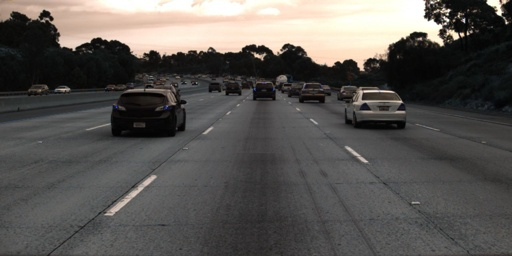
#> input picture Day1/Deep-Learning/LaneNet/data/source_image/input.jpg, 512 x 256 px, given in place of the camera
$ jupyter execute Day1_line_detection_DSP.ipynb   (text cells are left out)
#> lines starting #> are read from the running program, lines starting #| are printed output that depends on the picture; after the words box and inside, x2 and y2 are one past the last pixel; in counts of white or black regions, pixels touching at a corner belong together
[cell 1]
# -*- coding: utf-8 -*-
import cv2
import math
import numpy as np

[cell 2]
# HSV 조절 시, 사용할 빈 Callback 함수 -> 값의 변화를 반영시킬 때 사용함
def nothing(x):
    pass

# 입력 이미지에서 관심 영역(ROI, Region of Interest)을 설정하는 함수
# 다각형 형태의 관심 영역을 마스킹하여 다른 부분을 가림
def region_of_interest(img, roi):
    vertices = np.array([roi], np.int32)
    mask = np.zeros_like(img)
    match_mask_color = 255
    cv2.fillPoly(mask, vertices, match_mask_color)
    masked_image = cv2.bitwise_and(img, mask)
    return masked_image

[cell 3]
# Using Canny to find edges
def find_edges(img, h_min=0, h_max=0, s_min=0, s_max=0, v_min=0, v_max=0):
    height = img.shape[0]
    width = img.shape[1]

    roi = [
        (0, height),
        (0, height / 2),
        (width, height / 2),
        (width, height)
    ]

    # Blur
    img = cv2.GaussianBlur(img, (5, 5), 0)

    # Change image channel to HSV
    hsv = cv2.cvtColor(img, cv2.COLOR_BGR2HSV)
    low_val = (h_min, s_min, v_min)
    high_val = (h_max, s_max, v_max)

    # Threshold
    mask = cv2.inRange(hsv, low_val, high_val)

    # Crop the image
    mask = region_of_interest(mask, roi)

    # find edges
    edges = cv2.Canny(mask, 75, 150)
    return edges

[cell 4]
# After Canny & Hough Transform, find a line
def find_lines(image, lines):
    width = image.shape[1]

    # init list
    lane_lines = []
    left_fit = []
    right_fit = []

    boundary = 1 / float(3)
    left_region_boundary = width * (1 - float(boundary))
    right_region_boundary = width * float(boundary)

    for line in lines:
        for x1, y1, x2, y2 in line:
            if x1 == x2:
                continue
            fit = np.polyfit((x1, x2), (y1, y2), 1)
            slope = fit[0]
            intercept = fit[1]

            if slope < 0:
                if x1 < left_region_boundary and x2 < left_region_boundary:
                    left_fit.append((slope, intercept))
            else:
                if x1 > right_region_boundary and x2 > right_region_boundary:
                    right_fit.append((slope, intercept))

    if len(left_fit) > 0:
        left_fir_average = np.average(left_fit, axis=0)
        lane_lines.append(make_points(image, left_fir_average))
    if len(right_fit) > 0:
        right_fit_average = np.average(right_fit, axis=0)
        lane_lines.append(make_points(image, right_fit_average))

    return lane_lines

# Draw detected lanes
def draw_line(image, lane_lines, current_theta):
    height = image.shape[0]
    width = image.shape[1]

    if len(lane_lines) == 2:
        _, _, left_x2, _ = lane_lines[0][0]
        _, _, right_x2, _ = lane_lines[1][0]
        mid = int(width / float(2))

        base_x = int(left_x2 + right_x2) / 2 - float(mid)
        base_y = int(height / float(2))
        image, current_theta = display_base_line(image, current_theta, 2, base_x, base_y)
    elif len(lane_lines) == 1:
        x1, _, x2, _ = lane_lines[0][0]
        base_x = x2 - x1
        base_y = int(height / float(2))
        image, current_theta = display_base_line(image, current_theta, 1, base_x, base_y)
    else:
        base_x = width / float(2)
        base_y = int(height / float(2))
        image, current_theta = display_base_line(image, 0, 0, base_x, base_y)

    for line in lane_lines:
        for x1, y1, x2, y2 in line:
            cv2.line(image, (x1, y1), (x2, y2), (0, 255, 0), 7)

    return image, current_theta

# Create points for lane lines
def make_points(frame, line):
    height, width, _ = frame.shape
    slope, intercept = line
    y1 = height  # bottom of the frame
    y2 = int(y1 / float(2))  # middle of the frame

    if slope == 0:
        slope = 1
    x1 = max(-width, min(2 * width, int((y1 - intercept) / float(slope))))
    x2 = max(-width, min(2 * width, int((y2 - intercept) / float(slope))))

    return [[x1, y1, x2, y2]]

[cell 5]
# Display base line to determine lane curvature
def display_base_line(image, current_theta, line_num, base_x, base_y):
    height = image.shape[0]
    width = image.shape[1]

    angle_to_mid_radian = math.atan(base_x / float(base_y))
    angle_to_mid_deg = int(angle_to_mid_radian * 180 / float(3.14))
    angle_to_mid_deg = stabilize_angle(current_theta, angle_to_mid_deg, number_of_line=line_num)

    theta = angle_to_mid_deg + 90
    steering_angle_radian = theta / float(180) * float(3.14)

    x1 = int(width / float(2))
    y1 = height
    if steering_angle_radian == 0:
        x2 = int(width / float(2))
    else:
        x2 = int(x1 - height * 2 / 3 / float(math.tan(steering_angle_radian)))

    y2 = int(height / float(2))

    result = np.zeros_like(image)
    cv2.line(result, (x1, y1), (x2, y2), (0, 255, 255), 4)
    result = cv2.addWeighted(image, 0.8, result, 1, 1)

    return result, angle_to_mid_deg

# Stabilize the detected lane angle
def stabilize_angle(curr_theta, new_theta, number_of_line, max_twoLine_angle_offset=1, max_signleLine_angle_offset=1):
    if number_of_line == 2:
        max_angle_offset = max_twoLine_angle_offset
    elif number_of_line == 1:
        max_angle_offset = max_signleLine_angle_offset
    else:
        return 0

    angle_offset = new_theta - curr_theta
    if abs(angle_offset) > max_angle_offset:
        fixed_angle = curr_theta + max_angle_offset * (angle_offset / abs(angle_offset))
    else:
        fixed_angle = new_theta

    if fixed_angle > 20:
        fixed_angle = 20
    elif fixed_angle < -20:
        fixed_angle = -20

    return fixed_angle

[cell 6]
# Main lane detection function
def line_detect(image, current_theta=0, h_min=0, h_max=179, s_min=0, s_max=255, v_min=190, v_max=255):
    height = image.shape[0]
    width = image.shape[1]

    edges = find_edges(image, h_min, h_max, s_min, s_max, v_min, v_max)
    cv2.imshow('Canny', edges)

    lines = cv2.HoughLinesP(edges, 1, float(3.14) / float(180), 50, maxLineGap=100)

    if lines is not None:
        lane_lines = find_lines(image, lines=lines)
        if lane_lines is not None:
            image, current_theta = draw_line(image, lane_lines=lane_lines, current_theta=current_theta)

    if current_theta > 0:
        direction = 'Right'
    elif current_theta < 0:
        direction = 'Left'
    else:
        direction = 'Straight'

    image = cv2.putText(image, direction + ' ' + str(current_theta),
                        (int(height - 200), int(width / float(2))),
                        cv2.FONT_HERSHEY_PLAIN,
                        3, (255, 255, 0))

    return image, current_theta, direction

[cell 7]
# HSV 슬라이더를 통해 값을 조절할 수 있는 기능 추가
def process_video_with_hsv_control():
    cap = cv2.VideoCapture(0)  # 웹캠 사용
    if not cap.isOpened():
        print("웹캠을 열 수 없습니다. 웹캠이 제대로 연결되어 있는지 확인해주세요.")
        return

    current_theta = 0

    # HSV 컨트롤 창 생성
    cv2.namedWindow('Control')
    cv2.createTrackbar('h_min', 'Control', 0, 179, nothing)
    cv2.createTrackbar('h_max', 'Control', 0, 179, nothing)
    cv2.createTrackbar('s_min', 'Control', 0, 255, nothing)
    cv2.createTrackbar('s_max', 'Control', 0, 255, nothing)
    cv2.createTrackbar('v_min', 'Control', 0, 255, nothing)
    cv2.createTrackbar('v_max', 'Control', 0, 255, nothing)

    # 초기 HSV 슬라이더 값 설정
    cv2.setTrackbarPos('h_min', 'Control', 0)
    cv2.setTrackbarPos('h_max', 'Control', 179)
    cv2.setTrackbarPos('s_min', 'Control', 0)
    cv2.setTrackbarPos('s_max', 'Control', 255)
    cv2.setTrackbarPos('v_min', 'Control', 190)
    cv2.setTrackbarPos('v_max', 'Control', 255)

    while cap.isOpened():
        ret, frame = cap.read()
#> frame is the input picture: shape (256, 512, 3); mean B, G, R 84, 87.2, 90.1
        if ret:
            frame = cv2.resize(frame, dsize=(640, 480))
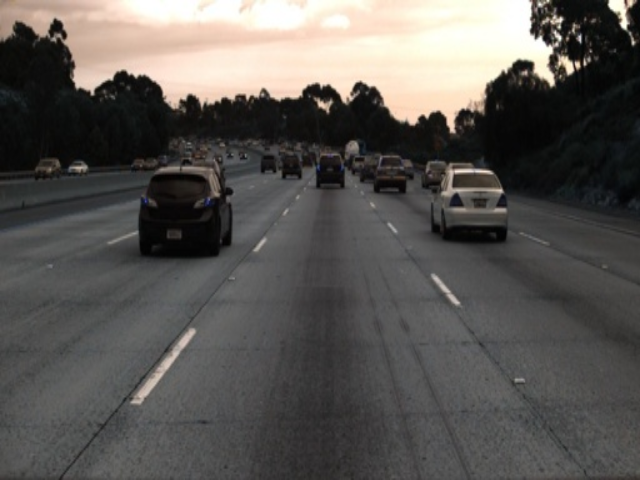
#> frame: shape (480, 640, 3); mean B, G, R 83.9, 87.1, 90

            # HSV 슬라이더 값 읽기
            h_min = cv2.getTrackbarPos('h_min', 'Control')
            h_max = cv2.getTrackbarPos('h_max', 'Control')
            s_min = cv2.getTrackbarPos('s_min', 'Control')
            s_max = cv2.getTrackbarPos('s_max', 'Control')
            v_min = cv2.getTrackbarPos('v_min', 'Control')
            v_max = cv2.getTrackbarPos('v_max', 'Control')

            # 실시간 차선 검출 수행
            img, current_theta, direction = line_detect(frame, current_theta, h_min, h_max, s_min, s_max, v_min, v_max)
#> in find_edges, `hsv = cv2.cvtColor(img, cv2.COLOR_BGR2HSV)`: hsv: shape (480, 640, 3); mean H, S, V 51, 19.4, 90.8
#> in find_edges, `mask = cv2.inRange(hsv, low_val, high_val)`:
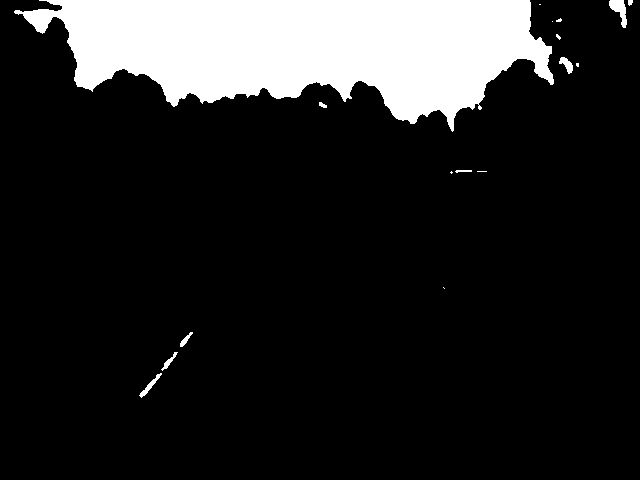
#> mask: shape (480, 640); 14.7% white; 17 white regions (8 under 20 px), largest, box (x1, y1, x2, y2) and area: (14, 0, 554, 132) 44247, (609, 0, 627, 28) 256, (139, 373, 162, 398) 127
#> in region_of_interest, `cv2.fillPoly(mask, vertices, match_mask_color)`:
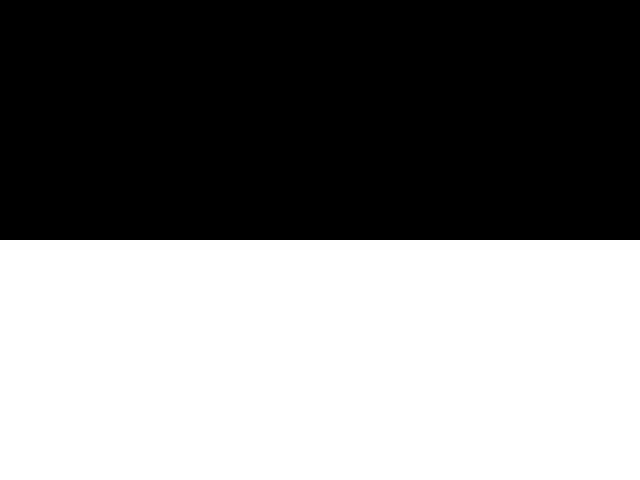
#> mask: shape (480, 640); 50% white; 1 white region, box (x1, y1, x2, y2) and area: (0, 240, 640, 480) 153600
#> in region_of_interest, `masked_image = cv2.bitwise_and(img, mask)`:
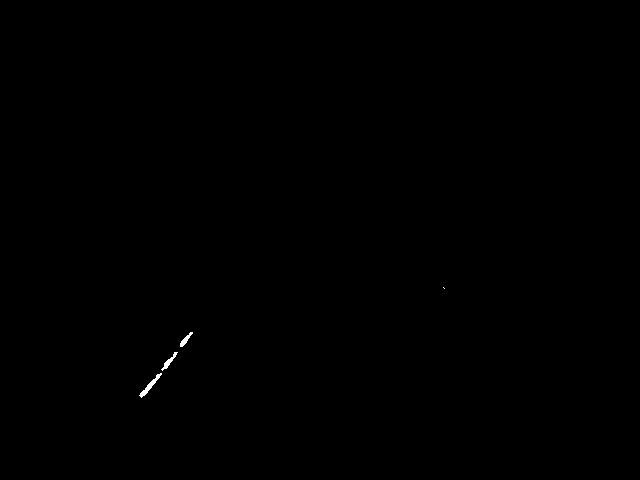
#> masked_image: shape (480, 640); 0.09% white; 4 white regions (1 under 20 px), largest, box (x1, y1, x2, y2) and area: (139, 373, 162, 398) 127, (161, 352, 178, 371) 83, (180, 332, 193, 347) 69
#> in find_edges, `edges = cv2.Canny(mask, 75, 150)`: edges: shape (480, 640); 0.06% white in thin lines or dots, all inside (x1, y1, x2, y2) = (139, 286, 444, 398)
#> in line_detect, `lines = cv2.HoughLinesP(edges, 1, float(3.14) / float(180), 50, maxLin..`: lines = [[144, 395, 192, 334]]
#> the loop in find_lines, `for line in lines:` made 1 pass
#> after the loop in find_lines, `for line in lines:`: left_fit = [(-1.27, 578)]; right_fit = []
#> in find_lines, `left_fir_average = np.average(left_fit, axis=0)`: left_fir_average = [-1.27, 578]
#> in make_points, `slope, intercept = line`: slope = -1.27; intercept = 578
#> in make_points, `x1 = max(-width, min(2 * width, int((y1 - intercept) / float(slope))))`: x1 = 77
#> in make_points, `x2 = max(-width, min(2 * width, int((y2 - intercept) / float(slope))))`: x2 = 265
#> in line_detect, `lane_lines = find_lines(image, lines=lines)`: lane_lines = [[[77, 480, 265, 240]]]
#> in draw_line, `x1, _, x2, _ = lane_lines[0][0]`: x1 = 77; x2 = 265
#> in draw_line, `base_x = x2 - x1`: base_x = 188
#> in display_base_line, `angle_to_mid_radian = math.atan(base_x / float(base_y))`: angle_to_mid_radian = 0.664
#> in display_base_line, `angle_to_mid_deg = int(angle_to_mid_radian * 180 / float(3.14))`: angle_to_mid_deg = 38
#> in stabilize_angle, `fixed_angle = curr_theta + max_angle_offset * (angle_offset / abs(angl..`: fixed_angle = 1
#> in display_base_line, `theta = angle_to_mid_deg + 90`: theta = 91
#> in display_base_line, `steering_angle_radian = theta / float(180) * float(3.14)`: steering_angle_radian = 1.59
#> in display_base_line, `x2 = int(x1 - height * 2 / 3 / float(math.tan(steering_angle_radian)))`: x2 = 325
#> in display_base_line, `result = cv2.addWeighted(image, 0.8, result, 1, 1)`:
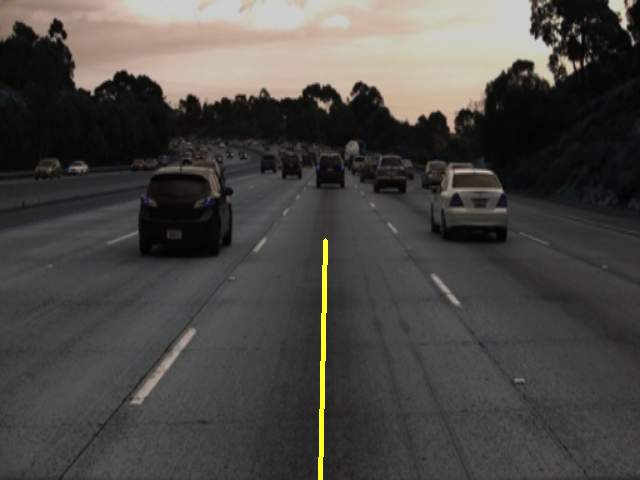
#> result: shape (480, 640, 3); mean B, G, R 68.1, 71.5, 73.8
#> in draw_line, `image, current_theta = display_base_line(image, current_theta, 1, base..`: current_theta = 1
#> the loop in draw_line, `for line in lane_lines:` made 1 pass
#> after the loop in draw_line, `for line in lane_lines:`:
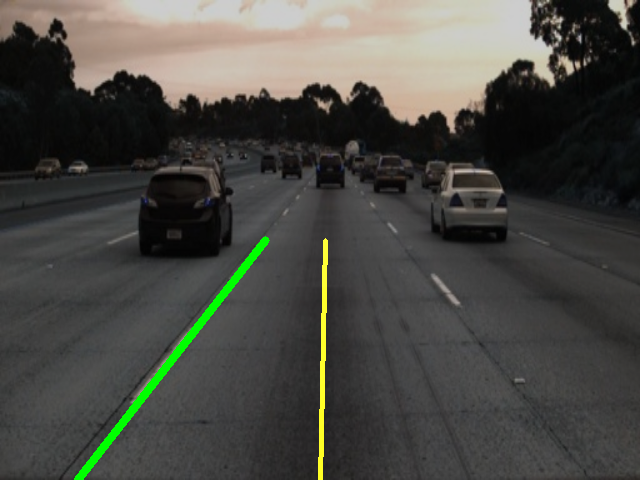
#> image: shape (480, 640, 3); 0.82% of pixels changed, all inside (x1, y1, x2, y2) = (74, 236, 270, 480)
#> in line_detect, `image = cv2.putText(image, direction + ' ' + str(current_theta), (int(..`:
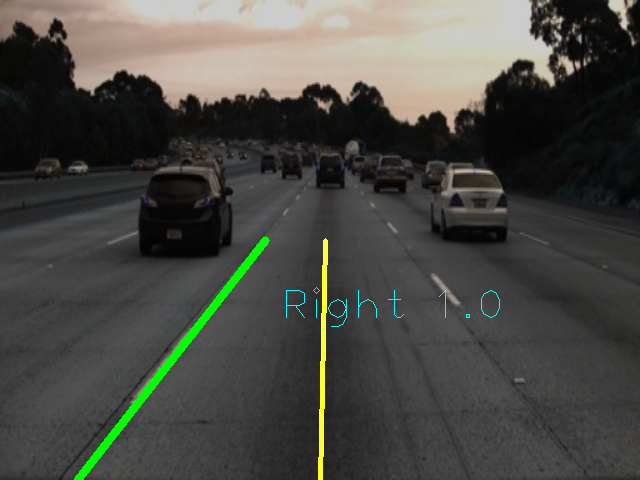
#> image: shape (480, 640, 3); 0.14% of pixels changed, all inside (x1, y1, x2, y2) = (286, 287, 500, 327)
#> current_theta = 1; direction = 'Right'
            cv2.imshow('result', img)

            if cv2.waitKey(50) & 0xFF == ord('q'):
#> (key q is pressed here)
                break
        else:
            break

    cap.release()
    cv2.destroyAllWindows()
